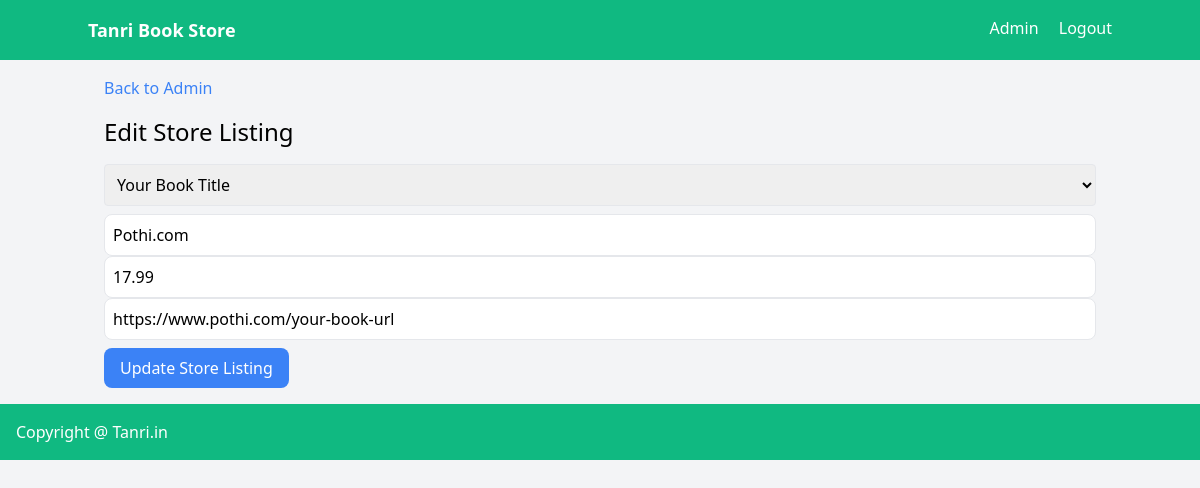
The app's page /admin/edit_store/4 (signed in) with its own data.
### tables this page shows
CREATE TABLE book_stores (
            id INTEGER PRIMARY KEY AUTOINCREMENT,
            book_id INTEGER,
            store_name TEXT NOT NULL,
            price REAL,
            url TEXT,
            FOREIGN KEY (book_id) REFERENCES books(id)
        );

CREATE TABLE books (
            id INTEGER PRIMARY KEY AUTOINCREMENT,
            title TEXT NOT NULL,
            author TEXT NOT NULL,
            image_url TEXT,
            description TEXT
        );

### book_aggregator.py (the view, shortened to what this page needs)
@app.route('/admin/edit_store/<int:store_id>', methods=['GET', 'POST'])
@admin_required
def edit_store(store_id):
    with sqlite3.connect('books.db') as conn:
        c = conn.cursor()
        c.execute('SELECT * FROM book_stores WHERE id = ?', (store_id,))
        store = c.fetchone()
        c.execute('SELECT * FROM books')
        books = c.fetchall()
        if not store:
            flash('Store listing not found.', 'error')
            return redirect(url_for('admin'))
    return render_template('edit_store.html', store=store, books=books)

### book_aggregator.py (called while the page is built)
def admin_required(f):
    @wraps(f)
    def decorated_function(*args, **kwargs):
        if 'user_id' not in session:
            flash('Please log in as admin.', 'error')
            return redirect(url_for('login'))
        with sqlite3.connect('books.db') as conn:
            c = conn.cursor()
            c.execute('SELECT is_admin FROM users WHERE id = ?', (session['user_id'],))
            if not c.fetchone()[0]:
                flash('Admin access required.', 'error')
                return redirect(url_for('index'))
        return f(*args, **kwargs)
    return decorated_function

### templates/edit_store.html (shortened to what this page needs)
<!DOCTYPE html>
<html>
<head>
    <link href="https://cdn.jsdelivr.net/npm/tailwindcss@2.2.19/dist/tailwind.min.css" rel="stylesheet">
</head>
<body class="bg-gray-100">
    <nav class="bg-green-500 p-4">
        <div class="container mx-auto flex justify-between">
            <a href="{{ url_for('index') }}" class="text-white text-lg font-bold">Tanri Book Store</a>
            <div>
                {% if session.user_id %}
                    {% if session.is_admin %}
                        <a href="{{ url_for('admin') }}" class="text-white mr-4">Admin</a>
                    {% endif %}
                    <a href="{{ url_for('logout') }}" class="text-white">Logout</a>
                {% else %}
                    <a href="{{ url_for('login') }}" class="text-white mr-4">Login</a>
                    <a href="{{ url_for('register') }}" class="text-white">Register</a>
                {% endif %}
            </div>
        </div>
    </nav>
    <div class="container mx-auto p-4">
        <a href="{{ url_for('admin') }}" class="text-blue-500 mb-4 inline-block">Back to Admin</a>
        <h2 class="text-2xl mb-4">Edit Store Listing</h2>
        <form method="POST">
            <select name="book_id" class="border p-2 rounded w-full mb-2" required>
                {% for book in books %}
                    <option value="{{ book[0] }}" {% if book[0] == store[1] %}selected{% endif %}>{{ book[1] }}</option>
                {% endfor %}
            </select>
            <input type="text" name="store_name" placeholder="Store Name (e.g., Amazon)" value="{{ store[2] }}" class="border p-2 rounded-lg w-full" required>
            <input type="number" step="0.01" name="price" placeholder="Price (e.g., 19.99)" value="{{ store[3] }}" class="border p-2 rounded-lg w-full" required>
            <input type="text" name="url" placeholder="Store URL (e.g., https://amazon.com/book)" value="{{ store[4] }}" class="border p-2 rounded-lg w-full" required>
            <button type="submit" class="bg-blue-500 text-white rounded-lg p-2 px-4 mt-2">Update Store Listing</button>
        </form>
    </div>
    <footer  class="bg-green-500 p-4 text-white">
        <span class="justify-center">Copyright @ Tanri.in</span>
    </footer>
</body>
</html>

### records on screen
book_stores: book_id "Your Book Title", store_name "Pothi.com", price "17.99", url "https://www.pothi.com/your-book-url"
